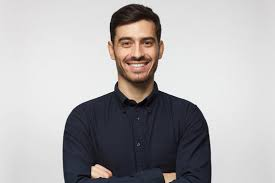
#> input picture input.jpg, 275 x 183 px
$ python nonogram_preprocess.py input.jpg out.png
#> lines starting #> are read from the running program, lines starting #| are printed output that depends on the picture; after the words box and inside, x2 and y2 are one past the last pixel; in counts of white or black regions, pixels touching at a corner belong together
import argparse
import numpy as np
from PIL import Image, ImageOps
import cv2


def load_and_resize(path, grid_width, grid_height, maintain_aspect=True, fill_color=255):
    """Load image and resize to grid dimensions."""
#> called with path = 'input.jpg', grid_width = 25, grid_height = 25, maintain_aspect = True, fill_color = 255
    img = Image.open(path)
#> img is the input picture: PIL image 275x183 RGB; mean R, G, B 175.3, 172.8, 173.7
    if maintain_aspect:
        img.thumbnail((grid_width, grid_height), Image.LANCZOS)
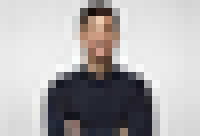
#> img: PIL image 25x17 RGB (shown 8 times larger); mean R, G, B 175.2, 172.7, 173.6
        background = Image.new('RGB', (grid_width, grid_height), (fill_color, fill_color, fill_color))
#> background: PIL image 25x25 RGB; every value is 255
        offset = ((grid_width - img.width) // 2, (grid_height - img.height) // 2)
#> offset = (0, 4)
        background.paste(img, offset)
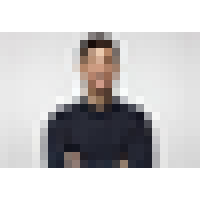
#> background: PIL image 25x25 RGB (shown 8 times larger); mean R, G, B 200.7, 199, 199.6
        img = background
    else:
        img = img.resize((grid_width, grid_height), Image.LANCZOS)
    return img


def binarize_image(img, method='threshold', threshold=128, block_size=11, C=2):
    """Binarize using different methods."""
#> called with method = 'threshold', threshold = 128, block_size = 11, C = 2
    gray = ImageOps.grayscale(img)
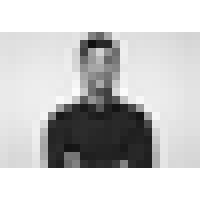
#> gray: PIL image 25x25 L (shown 8 times larger); min 16, max 255, mean 199.6
    arr = np.array(gray)
    if method == 'threshold':
        _, binary = cv2.threshold(arr, threshold, 255, cv2.THRESH_BINARY)
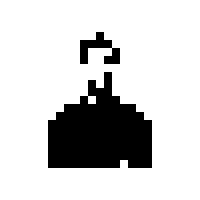
#> binary: shape (25, 25) (shown 8 times larger); 81.3% white; 2 black regions (1 under 20 px), largest, box (x1, y1, x2, y2) and area: (6, 9, 19, 21) 107
    elif method == 'adaptive':
        binary = cv2.adaptiveThreshold(arr, 255, cv2.ADAPTIVE_THRESH_GAUSSIAN_C,
                                       cv2.THRESH_BINARY, block_size, C)
    elif method == 'otsu':
        _, binary = cv2.threshold(arr, 0, 255, cv2.THRESH_BINARY + cv2.THRESH_OTSU)
    elif method == 'canny':
        binary = cv2.Canny(arr, 100, 200)
    else:
        raise ValueError(f"Unknown method: {method}")
    return Image.fromarray(binary)


def post_process(img, erode_iters=0, dilate_iters=0):
    """Apply optional morphological operations."""
    arr = np.array(img)
    if erode_iters > 0:
        arr = cv2.erode(arr, None, iterations=erode_iters)
    if dilate_iters > 0:
        arr = cv2.dilate(arr, None, iterations=dilate_iters)
    return Image.fromarray(arr)


def parse_args():
    p = argparse.ArgumentParser(description="Preprocess image for nonogram generation")
    p.add_argument('input', help="Input image path")
    p.add_argument('output', help="Output image path")
    p.add_argument('--grid-size', type=int, default=25, help="Grid size, e.g. 25 for 25x25")
    p.add_argument('--grid-height', type=int, default=None, help="Grid height if not square")
    p.add_argument('--no-aspect', action='store_true', help="Ignore aspect ratio")
    p.add_argument('--method', choices=['threshold', 'adaptive', 'otsu', 'canny'], default='threshold')
    p.add_argument('--threshold', type=int, default=128, help="Fixed threshold value")
    p.add_argument('--block-size', type=int, default=11, help="Block size for adaptive threshold")
    p.add_argument('--C', type=int, default=2, help="Constant C for adaptive threshold")
    p.add_argument('--erode', type=int, default=0, help="Erosion iterations")
    p.add_argument('--dilate', type=int, default=0, help="Dilation iterations")
    return p.parse_args()


def main():
    args = parse_args()
    gh = args.grid_height or args.grid_size
    img = load_and_resize(args.input, args.grid_size, gh, maintain_aspect=not args.no_aspect)
    bin_img = binarize_image(img, method=args.method, threshold=args.threshold,
                             block_size=args.block_size, C=args.C)
    proc_img = post_process(bin_img, erode_iters=args.erode, dilate_iters=args.dilate)
    proc_img.save(args.output)


if __name__ == '__main__':
    main()
